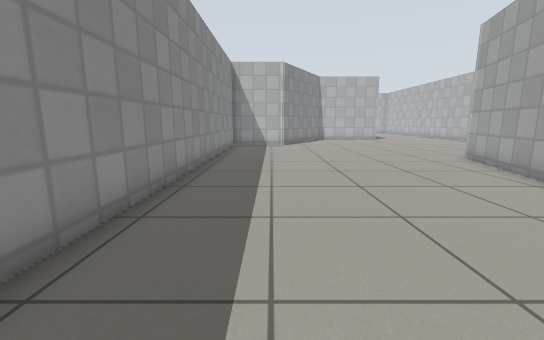
[1] (above)

13 first-person views from a walk through a Gazebo world. The camera is 0.72 m above the floor, tilts 10° down and sees 90° across. The floor is counted in squares, 0.5 m on a side. Each view is taken from the middle of a square. On the plan, view 1 faces up. The plan holds only what a view shows up to about 13 squares ahead; the rest is blank. Simple patterns stand in for the simulator's built-in surfaces.

[2]
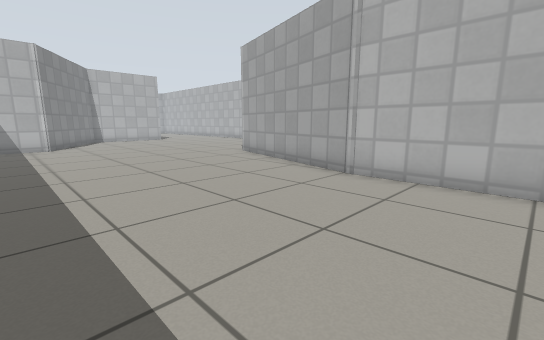

[3]
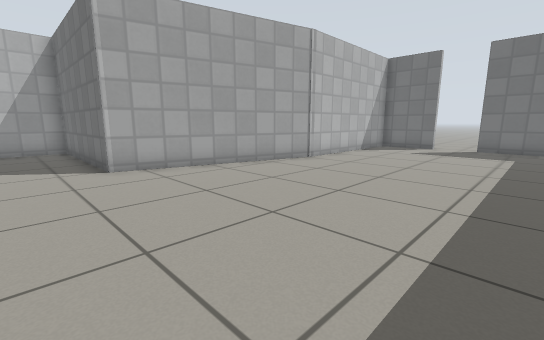

[4]
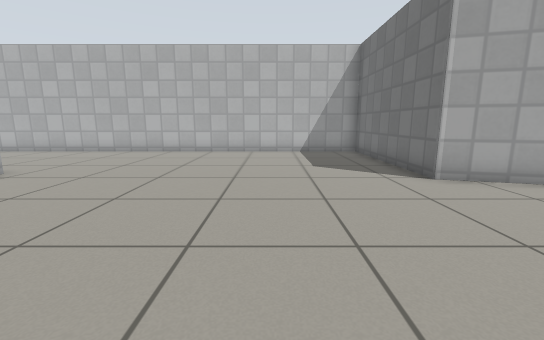

[5]
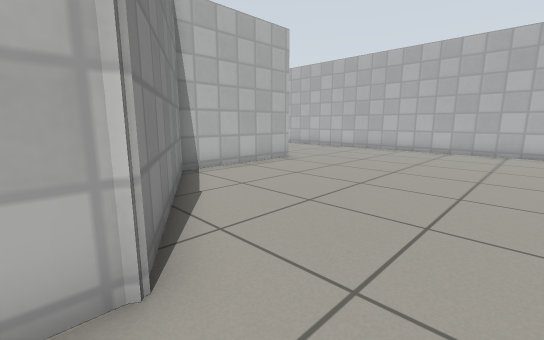

[6]
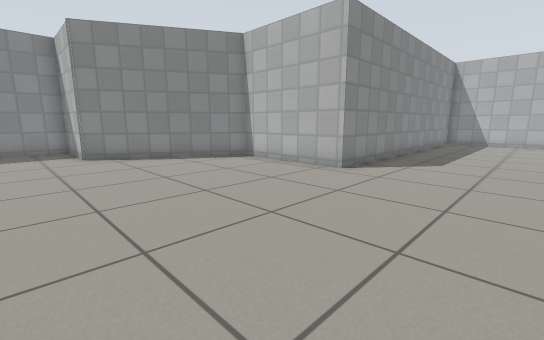

[7]
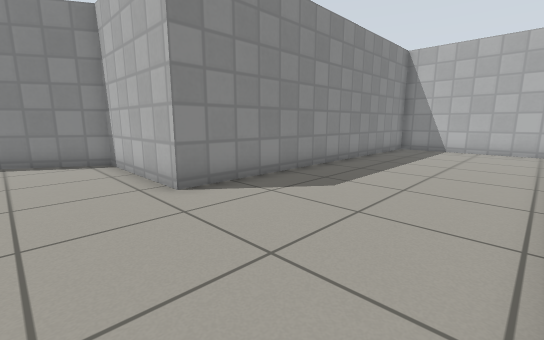

[8]
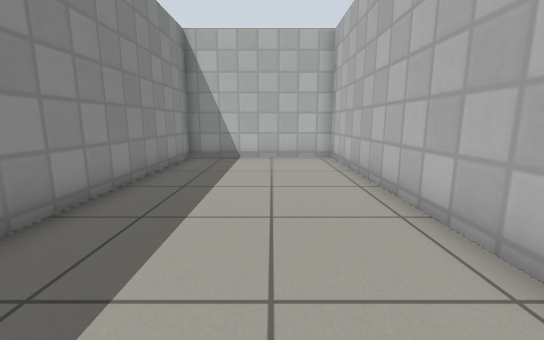

[9]
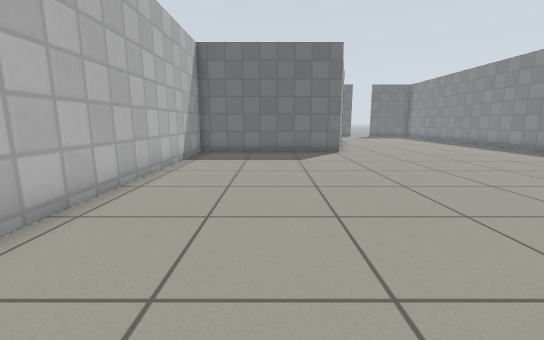

[10]
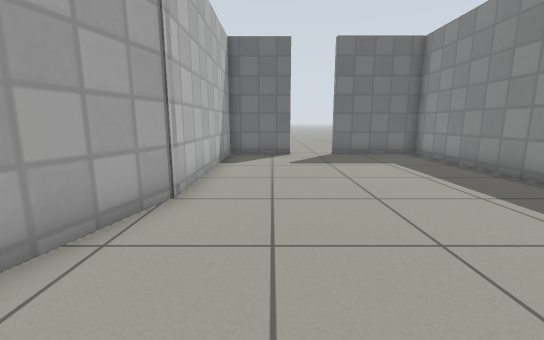

[11]
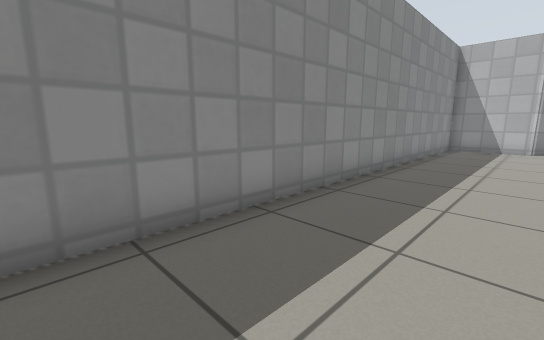

[12]
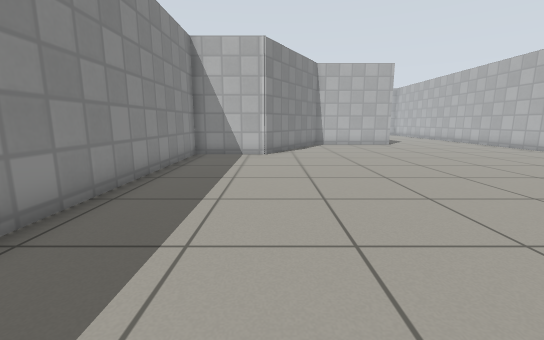

[13]
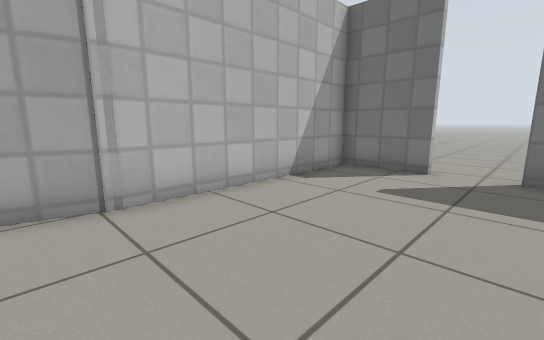

### Floor plan
Points are (right, up) in squares from view 1. A wall is a line through its corners. A room is listed if a view was taken in it or the views show most of it. See-through windows are left out.
Room 1 (views 1, 2, 3, 4, 5, 6, 7, 8, 9, 10, 11, 12, 13)
walls: (5.8, 3.6) (7.8, 10.9) (14.4, 10.9) (14.4, 35.3) (8.6, 35.3) (8.6, 22.6) (3.8, 22.6) (0.7, 17.2) (-2.4, 17.2) (-2.4, -3.3) (1.3, -3.3); (3.1, -3.3) (5.9, -3.3) (5.9, 4)
ways out: opening at (2.5, -3)

Where each view was taken, in squares from view 1:
view 1: 0 up, 0 right, facing up
view 2: 0 up, 1 left, facing up-right
view 3: 13 up, 1 left, facing down-right
view 4: 15 up, 1 right, facing right
view 5: 15 up, 0 right, facing up-right
view 6: 15 up, 13 right, facing up-left
view 7: 20 up, 14 right, facing up-left
view 8: 24 up, 12 right, facing up
view 9: 24 up, 11 right, facing down
view 10: 9 up, 4 right, facing down
view 11: 1 up, 1 right, facing up-left
view 12: 5 up, 1 right, facing up
view 13: 5 up, 1 right, facing down-right
